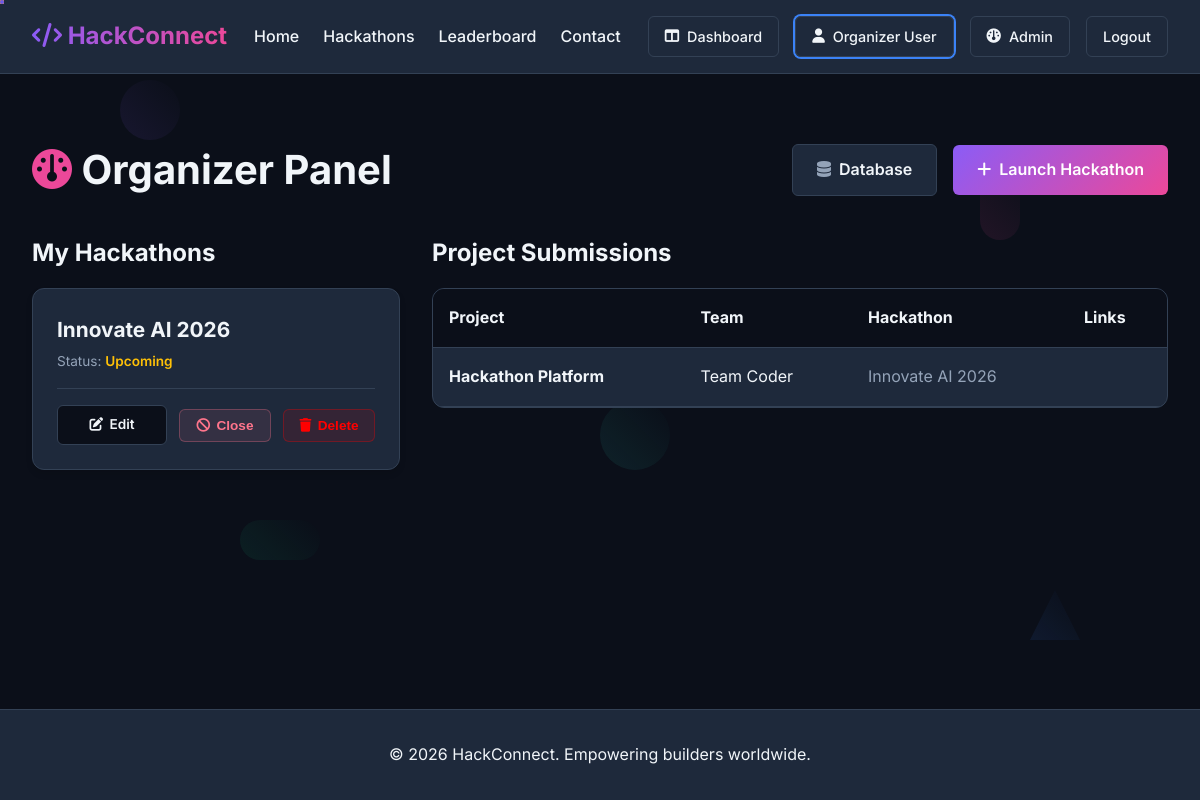
/admin (signed in), run on the app's committed database.
### tables this page shows
CREATE TABLE users (
    id INTEGER PRIMARY KEY AUTOINCREMENT,
    name TEXT NOT NULL,
    email TEXT UNIQUE NOT NULL,
    password TEXT NOT NULL,
    role TEXT NOT NULL DEFAULT 'participant' -- 'participant', 'organizer', 'admin'
, bio TEXT, github TEXT);

CREATE TABLE hackathons (
    id INTEGER PRIMARY KEY AUTOINCREMENT,
    title TEXT NOT NULL,
    description TEXT NOT NULL,
    start_date TEXT NOT NULL,
    end_date TEXT NOT NULL,
    theme TEXT,
    rules TEXT,
    prize_info TEXT,
    status TEXT DEFAULT 'upcoming', -- 'upcoming', 'active', 'completed'
    organizer_id INTEGER NOT NULL, prizes TEXT,
    FOREIGN KEY(organizer_id) REFERENCES users(id)
);

CREATE TABLE submissions (
    id INTEGER PRIMARY KEY AUTOINCREMENT,
    team_id INTEGER NOT NULL,
    hackathon_id INTEGER NOT NULL,
    title TEXT NOT NULL,
    description TEXT NOT NULL,
    github_link TEXT,
    demo_video TEXT,
    FOREIGN KEY(team_id) REFERENCES teams(id),
    FOREIGN KEY(hackathon_id) REFERENCES hackathons(id)
);

CREATE TABLE teams (
    id INTEGER PRIMARY KEY AUTOINCREMENT,
    name TEXT NOT NULL,
    hackathon_id INTEGER NOT NULL,
    FOREIGN KEY(hackathon_id) REFERENCES hackathons(id)
);

### app.py (the view)
@app.route('/admin')
def admin():
    if g.user is None or g.user['role'] not in ['admin', 'organizer']:
        flash('Unauthorized access.', 'error')
        return redirect(url_for('index'))
    conn = get_db_connection()
    hackathons = conn.execute('SELECT * FROM hackathons WHERE organizer_id = ?', (g.user['id'],)).fetchall()
    submissions = conn.execute('''
        SELECT s.*, t.name as team_name, h.title as hackathon_title
        FROM submissions s
        JOIN teams t ON s.team_id = t.id
        JOIN hackathons h ON s.hackathon_id = h.id
        WHERE h.organizer_id = ?
    ''', (g.user['id'],)).fetchall()
    conn.close()
    return render_template('admin.html', hackathons=hackathons, submissions=submissions)

### app.py (called while the page is built)
def get_db_connection():
    conn = sqlite3.connect('database.db')
    conn.row_factory = sqlite3.Row
    return conn

@app.before_request
def load_logged_in_user():
    user_id = session.get('user_id')
    if user_id is None:
        g.user = None
    else:
        conn = get_db_connection()
        user = conn.execute('SELECT * FROM users WHERE id = ?', (user_id,)).fetchone()
        conn.close()
        if user:
            g.user = dict(user)
        else:
            g.user = None

### templates/admin.html (shortened to what this page needs)
{% extends "layout.html" %}
{% block content %}
<div style="margin-top: 2rem; margin-bottom: 2rem; display: flex; justify-content: space-between; align-items: center; flex-wrap: wrap; gap: 1rem;">
    <h1 style="font-size: 2.5rem; margin: 0;"><i class="fa-solid fa-gauge" style="color: var(--gradient-end);"></i> Organizer Panel</h1>
    <div style="display: flex; gap: 1rem; align-items: center; flex-wrap: wrap;">
        <a href="{{ url_for('db_view') }}" class="btn" style="background: var(--card-bg); border: 1px solid var(--border-color); color: var(--text-color);"><i class="fa-solid fa-database" style="margin-right: 0.5rem; color: var(--text-muted);"></i>Database</a>
        <a href="{{ url_for('create_hackathon') }}" class="btn btn-gradient"><i class="fa-solid fa-plus" style="margin-right: 0.5rem;"></i>Launch Hackathon</a>
    </div>
</div>
<div style="display: flex; gap: 2rem; flex-wrap: wrap;">
    <div style="flex: 1; min-width: 300px;">
        <h2 style="font-size: 1.5rem; margin-bottom: 1rem;">My Hackathons</h2>
        {% for hc in hackathons %}
            <div style="background: var(--card-bg); border: 1px solid var(--border-color); border-radius: 12px; padding: 1.5rem; margin-bottom: 1rem; transition: transform 0.2s; box-shadow: 0 4px 6px rgba(0,0,0,0.1);" onmouseover="this.style.transform='translateY(-2px)'" onmouseout="this.style.transform='translateY(0)'">
                <div style="display: flex; justify-content: space-between; align-items: flex-start; margin-bottom: 1rem;">
                    <div>
                        <h3 style="margin-bottom: 0.25rem; font-size: 1.3rem;">{{ hc.title }}</h3>
                        <p style="color: var(--text-muted); font-size: 0.85rem; margin: 0;">Status: <span style="font-weight: 600; color: {% if hc.status == 'active' %}#4CAF50{% elif hc.status == 'upcoming' %}#FFC107{% else %}var(--text-muted){% endif %}; text-transform: capitalize;">{{ hc.status }}</span></p>
                    </div>
                </div>
                <div style="display: flex; gap: 0.75rem; align-items: center; border-top: 1px solid var(--border-color); padding-top: 1rem; margin-top: 0.5rem;">
                    <a href="{{ url_for('edit_hackathon', id=hc.id) }}" class="btn" style="flex: 1; text-align: center; background: var(--bg-color); color: var(--text-color); border: 1px solid var(--border-color); padding: 0.5rem; font-size: 0.85rem; text-decoration: none; border-radius: 6px;"><i class="fa-solid fa-pen-to-square" style="margin-right: 0.4rem;"></i>Edit</a>
                    {% if hc.status != 'closed' %}
                    <form action="{{ url_for('close_hackathon', id=hc.id) }}" method="POST" style="margin: 0; flex: 1;" onsubmit="return confirm('Are you sure you want to officially close this hackathon?');">
                        <button type="submit" class="btn" style="width: 100%; background: rgba(255, 117, 140, 0.1); color: #ff758c; border: 1px solid rgba(255, 117, 140, 0.3); padding: 0.5rem; font-size: 0.85rem; border-radius: 6px;"><i class="fa-solid fa-ban" style="margin-right: 0.4rem;"></i>Close</button>
                    </form>
                    {% else %}
                    <div style="flex: 1; text-align: center; background: var(--bg-color); color: var(--text-muted); border: 1px dashed var(--border-color); padding: 0.5rem; font-size: 0.85rem; border-radius: 6px; cursor: not-allowed; opacity: 0.7;">Closed</div>
                    {% endif %}
                    <form action="{{ url_for('delete_hackathon', id=hc.id) }}" method="POST" style="margin: 0; flex: 1;" onsubmit="return confirm('Are you sure you want to delete this hackathon? This action cannot be undone.');">
                        <button type="submit" class="btn" style="width: 100%; background: rgba(255, 0, 0, 0.1); color: #ff0000; border: 1px solid rgba(255, 0, 0, 0.3); padding: 0.5rem; font-size: 0.85rem; border-radius: 6px;"><i class="fa-solid fa-trash" style="margin-right: 0.4rem;"></i>Delete</button>
                    </form>
                </div>
            </div>
        {% else %}
            <p style="color: var(--text-muted);">No hackathons created yet.</p>
        {% endfor %}
    </div>
    <div style="flex: 2; min-width: 300px;">
        <h2 style="font-size: 1.5rem; margin-bottom: 1rem;">Project Submissions</h2>
        <div style="background: var(--card-bg); border: 1px solid var(--border-color); border-radius: 12px; overflow: hidden;">
            <table style="width: 100%; border-collapse: collapse;">
                <thead style="background: var(--bg-color); text-align: left; border-bottom: 1px solid var(--border-color);">
                    <tr>
                        <th style="padding: 1rem;">Project</th>
                        <th style="padding: 1rem;">Team</th>
                        <th style="padding: 1rem;">Hackathon</th>
                        <th style="padding: 1rem;">Links</th>
                    </tr>
                </thead>
                <tbody>
                    {% for sub in submissions %}
                    <tr style="border-bottom: 1px solid var(--border-color);">
                        <td style="padding: 1rem; font-weight: bold;">{{ sub.title }}</td>
                        <td style="padding: 1rem;">{{ sub.team_name }}</td>
                        <td style="padding: 1rem; color: var(--text-muted);">{{ sub.hackathon_title }}</td>
                        <td style="padding: 1rem; display: flex; gap: 0.5rem;">
                        </td>
                    </tr>
                    {% else %}
                    <tr>
                        <td colspan="4" style="padding: 2rem; text-align: center; color: var(--text-muted);">No submissions yet.</td>
                    </tr>
                    {% endfor %}
                </tbody>
            </table>
        </div>
    </div>
</div>
{% endblock %}

### templates/layout.html (shortened to what this page needs)
<!DOCTYPE html>
<html lang="en">
<head>
    <link rel="stylesheet" href="https://cdnjs.cloudflare.com/ajax/libs/font-awesome/6.4.0/css/all.min.css">
    <link rel="stylesheet" href="{{ url_for('static', filename='css/style.css') }}">
</head>
<body>
    <div class="bg-animation" aria-hidden="true">
        <div class="floating-shape shape-1"></div>
        <div class="floating-shape shape-2"></div>
        <div class="floating-shape shape-3"></div>
        <div class="floating-shape shape-4"></div>
        <div class="floating-shape shape-5"></div>
    </div>
    <nav class="navbar">
        <div class="nav-brand">
            <a href="{{ url_for('index') }}"><i class="fa-solid fa-code"></i> HackConnect</a>
        </div>
        <ul class="nav-links">
            <li><a href="{{ url_for('index') }}">Home</a></li>
            <li><a href="{{ url_for('hackathons_list') }}">Hackathons</a></li>
            <li><a href="{{ url_for('leaderboard') }}">Leaderboard</a></li>
            <li><a href="{{ url_for('contact') }}">Contact</a></li>
        </ul>
        <div class="nav-user">
            {% if g.user %}
                <a href="{{ url_for('dashboard') }}" class="btn btn-secondary"><i class="fa-solid fa-table-columns"></i> Dashboard</a>
                <a href="{{ url_for('profile') }}" class="btn btn-secondary"><i class="fa-solid fa-user"></i> {{ g.user.name }}</a>
                {% if g.user.role in ['admin', 'organizer'] %}
                    <a href="{{ url_for('admin') }}" class="btn btn-secondary"><i class="fa-solid fa-gauge"></i> Admin</a>
                {% endif %}
                <a href="{{ url_for('logout') }}" class="btn btn-secondary">Logout</a>
            {% else %}
                <a href="{{ url_for('login') }}" class="btn btn-secondary">Login</a>
                <a href="{{ url_for('register') }}" class="btn btn-secondary" style="width:auto;">Sign Up</a>
            {% endif %}
        </div>
    </nav>
    <main class="container fade-in">
        {% block content %}{% endblock %}
    </main>
    <footer>
        <p>&copy; 2026 HackConnect. Empowering builders worldwide.</p>
    </footer>
</body>
</html>

### static/css/style.css (style rules this page uses)
:root { --bg-color: #0b0f19; --text-color: #f1f5f9; --text-muted: #94a3b8; --primary-color: #3b82f6; --secondary-color: #10b981; --card-bg: #1e293b; --border-color: #334155; --hover-bg: #2dd4bf; --gradient-start: #8b5cf6; --gradient-end: #ec4899; --input-bg: #0f172a; }
* { box-sizing: border-box; margin: 0; padding: 0; }
body { font-family: 'Inter', -apple-system, BlinkMacSystemFont, "Segoe UI", Helvetica, Arial, sans-serif; background-color: var(--bg-color); color: var(--text-color); line-height: 1.6; min-height: 100vh; display: flex; flex-direction: column; }
.navbar { display: flex; justify-content: space-between; align-items: center; padding: 1rem 2rem; background-color: var(--card-bg); border-bottom: 1px solid var(--border-color); position: sticky; top: 0; z-index: 1000; }
.nav-brand a { font-size: 1.5rem; font-weight: 700; color: var(--text-color); text-decoration: none; background: linear-gradient(90deg, var(--gradient-start), var(--gradient-end)); -webkit-background-clip: text; -webkit-text-fill-color: transparent; }
.nav-links { display: flex; list-style: none; gap: 1.5rem; align-items: center; }
.nav-links a { color: var(--text-color); text-decoration: none; font-weight: 500; transition: color 0.3s ease; }
.nav-user { display: flex; align-items: center; gap: 1rem; }
.nav-user .btn:nth-child(2) { animation: outlinePulse 2s ease-in-out infinite; box-shadow: 0 0 0 2px var(--primary-color); }
.container { flex: 1; width: 100%; max-width: 1200px; margin: 0 auto; padding: 2rem; }
.fade-in { animation: fadeIn 0.4s ease-out forwards; }
.btn { display: inline-block; padding: 0.75rem 1.5rem; border-radius: 6px; font-size: 1rem; font-weight: 600; cursor: pointer; text-align: center; text-decoration: none; transition: all 0.3s ease; border: none; }
.btn-secondary { background: transparent; color: var(--text-color); border: 1px solid var(--border-color); padding: 0.5rem 1rem; border-radius: 6px; font-size: 0.9rem; font-weight: 500; cursor: pointer; text-align: center; text-decoration: none; transition: all 0.3s ease; display: inline-flex; align-items: center; gap: 0.5rem; }
.btn-gradient { background: linear-gradient(135deg, var(--gradient-start), var(--gradient-end)); color: white; }
footer { text-align: center; padding: 2rem; background-color: var(--card-bg); border-top: 1px solid var(--border-color); margin-top: auto; }
body { cursor: none; }
.floating-shape { position: absolute; opacity: 0.1; pointer-events: none; animation: float 20s ease-in-out infinite; }
.shape-1 { top: 10%; left: 10%; width: 60px; height: 60px; background: linear-gradient(45deg, var(--gradient-start), transparent); border-radius: 50%; animation-delay: 0s; }
.shape-2 { top: 20%; right: 15%; width: 40px; height: 80px; background: linear-gradient(45deg, var(--gradient-end), transparent); border-radius: 20px; animation-delay: 2s; }
.shape-3 { bottom: 30%; left: 20%; width: 80px; height: 40px; background: linear-gradient(45deg, var(--secondary-color), transparent); border-radius: 40px; animation-delay: 4s; }
.shape-4 { bottom: 20%; right: 10%; width: 50px; height: 50px; background: linear-gradient(45deg, var(--primary-color), transparent); clip-path: polygon(50% 0%, 0% 100%, 100% 100%); animation-delay: 6s; }
.shape-5 { top: 50%; left: 50%; width: 70px; height: 70px; background: linear-gradient(45deg, var(--hover-bg), transparent); border-radius: 50%; animation-delay: 8s; }

### data on the page
users: user.name "Organizer User"
hackathons: title "Innovate AI 2026", status "Upcoming"
submissions: title "Hackathon Platform", team_name "Team Coder", hackathon_title "Innovate AI 2026"
